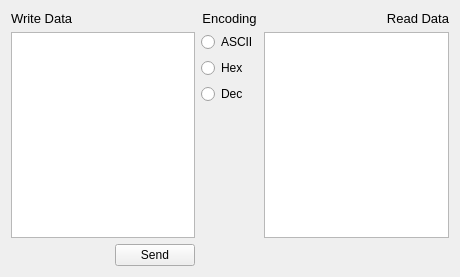
<?xml version="1.0" encoding="UTF-8"?>
<ui version="4.0">
 <class>RawDataSendWidget</class>
 <widget class="QWidget" name="RawDataSendWidget">
  <property name="geometry">
   <rect>
    <x>0</x>
    <y>0</y>
    <width>460</width>
    <height>277</height>
   </rect>
  </property>
  <property name="windowTitle">
   <string>Form</string>
  </property>
  <layout class="QGridLayout" name="gridLayout">
   <item row="0" column="0">
    <widget class="QLabel" name="writeLabel">
     <property name="sizePolicy">
      <sizepolicy hsizetype="Preferred" vsizetype="Preferred">
       <horstretch>0</horstretch>
       <verstretch>0</verstretch>
      </sizepolicy>
     </property>
     <property name="font">
      <font>
       <pointsize>10</pointsize>
      </font>
     </property>
     <property name="text">
      <string>Write Data</string>
     </property>
     <property name="wordWrap">
      <bool>false</bool>
     </property>
    </widget>
   </item>
   <item row="0" column="1">
    <widget class="QLabel" name="encodingsLabel">
     <property name="sizePolicy">
      <sizepolicy hsizetype="Preferred" vsizetype="Preferred">
       <horstretch>0</horstretch>
       <verstretch>0</verstretch>
      </sizepolicy>
     </property>
     <property name="font">
      <font>
       <pointsize>10</pointsize>
      </font>
     </property>
     <property name="text">
      <string>Encoding</string>
     </property>
     <property name="scaledContents">
      <bool>false</bool>
     </property>
     <property name="alignment">
      <set>Qt::AlignCenter</set>
     </property>
     <property name="wordWrap">
      <bool>false</bool>
     </property>
    </widget>
   </item>
   <item row="0" column="2">
    <widget class="QLabel" name="readLabel">
     <property name="sizePolicy">
      <sizepolicy hsizetype="Preferred" vsizetype="Preferred">
       <horstretch>0</horstretch>
       <verstretch>0</verstretch>
      </sizepolicy>
     </property>
     <property name="font">
      <font>
       <pointsize>10</pointsize>
      </font>
     </property>
     <property name="text">
      <string>Read Data</string>
     </property>
     <property name="scaledContents">
      <bool>false</bool>
     </property>
     <property name="alignment">
      <set>Qt::AlignRight|Qt::AlignTrailing|Qt::AlignVCenter</set>
     </property>
     <property name="wordWrap">
      <bool>false</bool>
     </property>
    </widget>
   </item>
   <item row="1" column="0">
    <widget class="QPlainTextEdit" name="writeEdit">
     <property name="sizePolicy">
      <sizepolicy hsizetype="Expanding" vsizetype="MinimumExpanding">
       <horstretch>0</horstretch>
       <verstretch>0</verstretch>
      </sizepolicy>
     </property>
     <property name="locale">
      <locale language="English" country="UnitedStates"/>
     </property>
     <property name="plainText">
      <string notr="true"/>
     </property>
    </widget>
   </item>
   <item row="1" column="1">
    <layout class="QVBoxLayout" name="verticalLayout">
     <item>
      <widget class="QRadioButton" name="asciiRadio">
       <property name="text">
        <string>ASCII</string>
       </property>
       <attribute name="buttonGroup">
        <string notr="true">encodingsGroup</string>
       </attribute>
      </widget>
     </item>
     <item>
      <widget class="QRadioButton" name="hexRadio">
       <property name="text">
        <string>Hex</string>
       </property>
       <attribute name="buttonGroup">
        <string notr="true">encodingsGroup</string>
       </attribute>
      </widget>
     </item>
     <item>
      <widget class="QRadioButton" name="decRadio">
       <property name="text">
        <string>Dec</string>
       </property>
       <attribute name="buttonGroup">
        <string notr="true">encodingsGroup</string>
       </attribute>
      </widget>
     </item>
     <item>
      <spacer name="verticalSpacer">
       <property name="orientation">
        <enum>Qt::Vertical</enum>
       </property>
       <property name="sizeHint" stdset="0">
        <size>
         <width>20</width>
         <height>40</height>
        </size>
       </property>
      </spacer>
     </item>
    </layout>
   </item>
   <item row="1" column="2">
    <widget class="QPlainTextEdit" name="readEdit">
     <property name="sizePolicy">
      <sizepolicy hsizetype="Expanding" vsizetype="MinimumExpanding">
       <horstretch>0</horstretch>
       <verstretch>0</verstretch>
      </sizepolicy>
     </property>
     <property name="locale">
      <locale language="English" country="UnitedStates"/>
     </property>
     <property name="lineWrapMode">
      <enum>QPlainTextEdit::WidgetWidth</enum>
     </property>
     <property name="plainText">
      <string notr="true"/>
     </property>
    </widget>
   </item>
   <item row="2" column="0">
    <layout class="QHBoxLayout" name="horizontalLayout">
     <item>
      <spacer name="horizontalSpacer">
       <property name="orientation">
        <enum>Qt::Horizontal</enum>
       </property>
       <property name="sizeHint" stdset="0">
        <size>
         <width>40</width>
         <height>20</height>
        </size>
       </property>
      </spacer>
     </item>
     <item>
      <widget class="QPushButton" name="sendButton">
       <property name="text">
        <string>Send</string>
       </property>
      </widget>
     </item>
    </layout>
   </item>
  </layout>
 </widget>
 <resources/>
 <connections/>
 <buttongroups>
  <buttongroup name="encodingsGroup"/>
 </buttongroups>
</ui>
